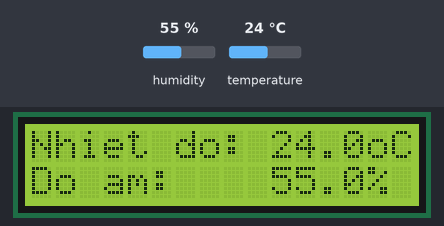
The sketch below on a simulated Arduino Uno, built with avr-gcc and run on an emulated ATmega328P. Shown: 16×2 character LCD. Inputs (shaded band) come from the test bench; at power-on: humidity 55 %, temperature 24 °C.

Above: at 1.2 s.
1.3 s: humidity set to 22 %
At 3.4 s:
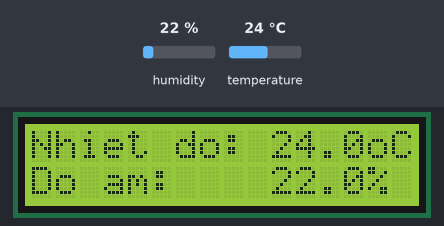
4.1 s: temperature set to 12 °C
At 4.5 s:
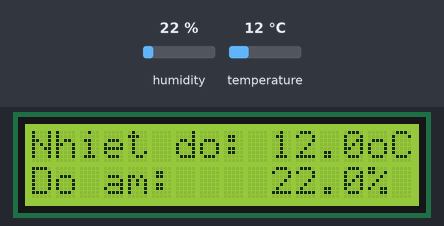
6.9 s: humidity set to 40 %
At 9.2 s:
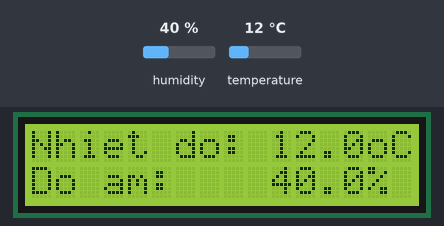
9.9 s: temperature set to 19 °C
At 11.5 s:
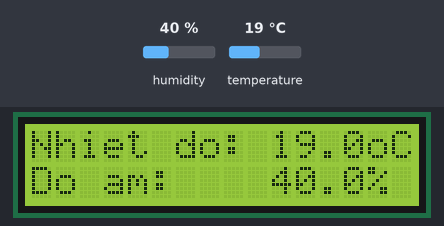
Timing chart, 0 to 13.0 s (numbered marks = the images above; inputs shaded):
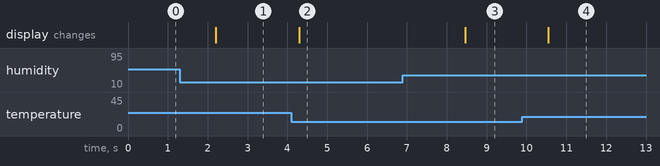

The sketch:

11_code_dht11_btlvxl.ino
```cpp
#include <Wire.h>
#include <LiquidCrystal_I2C.h> //Gọi thư viện I2C
LiquidCrystal_I2C lcd(0x27, 16, 2); //Khai báo loại LCD

#include "DHT.h"      //gọi thư viện DHT11
const int DHTPIN = 2;       //Khai báo chân đọc dữ liệu trên Arduino
const int DHTTYPE = DHT11;  //Khai báo loại cảm biến, có 2 loại là DHT11
DHT dht(DHTPIN, DHTTYPE);

//Khởi động hệ thống
void setup() {
  Serial.begin(9600);
  dht.begin();         // Khởi động cảm biến
  lcd.init();         //Khởi động LCD
  lcd.backlight();     // Bật đèn nền LCD
}

//Hoạt động của hệ thống
void loop() {
  float humidity = dht.readHumidity();    //Đọc độ ẩm
  float temperature = dht.readTemperature(); //Đọc nhiệt độ

//In dữ liệu nhiệt độ, dộ ẩm trên màn hình LCD
  lcd.setCursor(0,0);
  lcd.print("Nhiet do:");
  lcd.setCursor(10, 0);
  lcd.print(temperature);
  lcd.setCursor(14, 0);
  lcd.print("oC");
  lcd.setCursor(0, 1);
  lcd.print("Do am:");
  lcd.setCursor(10, 1);
  lcd.print(humidity);
  lcd.setCursor(14, 1);
  lcd.print("%");
  delay(1000); //Độ trễ 1s
}
```

Measured:
- after the input at 1.3 s, the display: changes after 0.91 s (image 1)
- after the input at 4.1 s, the display: changes after 0.19 s (image 2)
- after the input at 6.9 s, the display: changes after 1.6 s (image 3)
- after the input at 9.9 s, the display: changes after 0.65 s (image 4)
